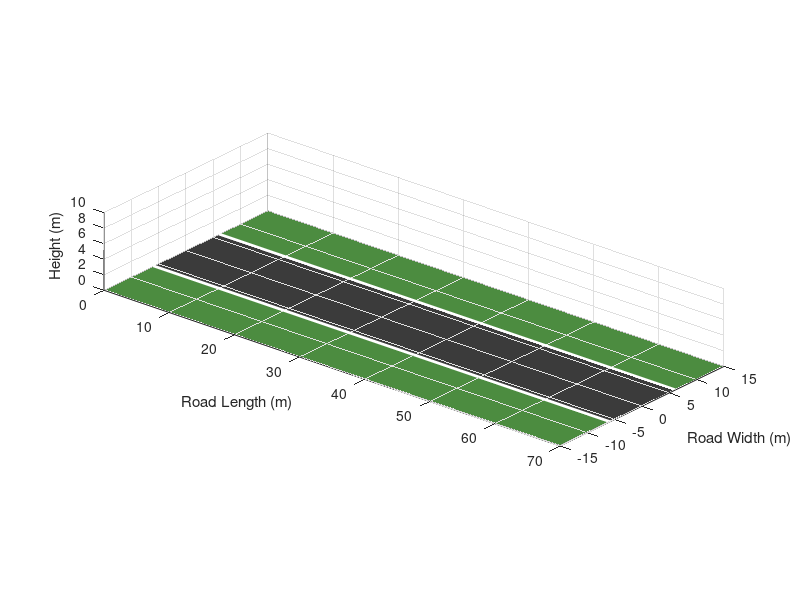

Reproduce this figure in MATLAB. (Note: this script raises an error after producing the figure.)
clear;
clc;
close all;

%% =========================================================
% ADAPTIVE PATH PLANNING - PHASE 2
% 3D Obstacle Detection + Automatic Avoidance
% No Automated Driving Toolbox required
%% =========================================================

%% SETTINGS

roadLength = 120;
roadWidth  = 12;

egoSpeed = 30;          % km/h
detectionRange = 25;    % metres

obstacleX = 55;
obstacleY = 0;

safeOffset = -3.5;      % Move sideways to avoid obstacle

%% CREATE FIGURE

fig = figure( ...
    'Name','Adaptive Path Planning and Collision Avoidance', ...
    'NumberTitle','off', ...
    'Color',[0.92 0.92 0.92]);

ax = axes(fig);

hold(ax,'on');
grid(ax,'on');
axis(ax,'equal');

xlim(ax,[0 70]);
ylim(ax,[-15 15]);
zlim(ax,[0 10]);

xlabel(ax,'Road Length (m)');
ylabel(ax,'Road Width (m)');
zlabel(ax,'Height (m)');

view(ax,40,24);

%% =========================================================
% GROUND
%% =========================================================

patch(ax, ...
    [0 roadLength roadLength 0], ...
    [-15 -15 15 15], ...
    [0 0 0 0], ...
    [0.30 0.55 0.25], ...
    'EdgeColor','none');

%% =========================================================
% ROAD
%% =========================================================

patch(ax, ...
    [0 roadLength roadLength 0], ...
    [-roadWidth/2 -roadWidth/2 roadWidth/2 roadWidth/2], ...
    [0.05 0.05 0.05 0.05], ...
    [0.23 0.23 0.23], ...
    'EdgeColor','none');

%% Road edges

plot3(ax,[0 roadLength], ...
    [-roadWidth/2 -roadWidth/2], ...
    [0.08 0.08], ...
    'w','LineWidth',2);

plot3(ax,[0 roadLength], ...
    [roadWidth/2 roadWidth/2], ...
    [0.08 0.08], ...
    'w','LineWidth',2);

%% =========================================================
% ROAD-SIDE OBJECTS
%% =========================================================

for x = 10:15:115

    createCuboid(ax, ...
        [x -10 1], ...
        1.5,1.5,2,0, ...
        [0.40 0.25 0.10]);

    createCuboid(ax, ...
        [x+5 10 1], ...
        1.5,1.5,2,0, ...
        [0.40 0.25 0.10]);

end

%% =========================================================
% OBSTACLE VEHICLE
%% =========================================================

createCuboid(ax, ...
    [obstacleX obstacleY 0.7], ...
    4.5,2,1.4,0, ...
    [0.85 0.1 0.1]);

createCuboid(ax, ...
    [obstacleX obstacleY 1.55], ...
    2.5,1.7,0.7,0, ...
    [0.45 0.05 0.05]);

text(ax, ...
    obstacleX,obstacleY,3, ...
    'OBSTACLE', ...
    'FontWeight','bold', ...
    'HorizontalAlignment','center');

%% =========================================================
% GENERATE ADAPTIVE SAFE PATH
%% =========================================================

pathX = 5:0.35:110;

pathY = zeros(size(pathX));

% Automatically calculate avoidance zone based on obstacle position

avoidStart  = obstacleX - 20;
moveOutEnd  = obstacleX - 7;

returnStart = obstacleX + 8;
returnEnd   = obstacleX + 23;

for i = 1:length(pathX)

    x = pathX(i);

    %% Move sideways before obstacle
    if x >= avoidStart && x < moveOutEnd

        t = (x-avoidStart)/(moveOutEnd-avoidStart);

        pathY(i) = safeOffset * smoothStep(t);

    %% Stay beside obstacle
    elseif x >= moveOutEnd && x <= returnStart

        pathY(i) = safeOffset;

    %% Return to original path
    elseif x > returnStart && x <= returnEnd

        t = (x-returnStart)/(returnEnd-returnStart);

        pathY(i) = safeOffset * (1-smoothStep(t));

    else

        pathY(i) = 0;

    end

end

%% Show planned adaptive path

plot3(ax, ...
    pathX, ...
    pathY, ...
    0.15*ones(size(pathX)), ...
    '--', ...
    'LineWidth',2);

%% =========================================================
% CREATE EGO VEHICLE
%% =========================================================

egoX = pathX(1);
egoY = pathY(1);

carLength = 4.5;
carWidth  = 2;
carHeight = 1.3;

egoBody = createCuboid(ax, ...
    [egoX egoY carHeight/2], ...
    carLength,carWidth,carHeight,0, ...
    [0.05 0.35 0.95]);

egoRoof = createCuboid(ax, ...
    [egoX egoY 1.55], ...
    2.5,1.7,0.7,0, ...
    [0.05 0.18 0.45]);

%% =========================================================
% RUN SIMULATION
%% =========================================================

for i = 1:length(pathX)

    egoX = pathX(i);
    egoY = pathY(i);

    %% Determine vehicle angle

    if i < length(pathX)

        dx = pathX(i+1) - pathX(i);
        dy = pathY(i+1) - pathY(i);

    else

        dx = pathX(i) - pathX(i-1);
        dy = pathY(i) - pathY(i-1);

    end

    yaw = atan2(dy,dx);

    %% Move ego vehicle

    bodyVertices = cuboidVertices( ...
        [egoX egoY carHeight/2], ...
        carLength,carWidth,carHeight,yaw);

    roofVertices = cuboidVertices( ...
        [egoX egoY 1.55], ...
        2.5,1.7,0.7,yaw);

    set(egoBody,'Vertices',bodyVertices);
    set(egoRoof,'Vertices',roofVertices);

    %% =====================================================
    % OBSTACLE DETECTION
    %% =====================================================

    distance = sqrt( ...
        (obstacleX-egoX)^2 + ...
        (obstacleY-egoY)^2);

    %% =====================================================
    % COLLISION RISK + DECISION
    %% =====================================================

    if egoX > obstacleX + 10

        risk = 'SAFE';
        action = 'RETURNING TO PATH';

    elseif distance <= 8

        risk = 'HIGH';
        action = 'AVOIDING OBSTACLE';

    elseif distance <= detectionRange

        risk = 'MEDIUM';
        action = 'PATH REPLANNING';

    else

        risk = 'SAFE';
        action = 'GO STRAIGHT';

    end

    %% =====================================================
    % DASHBOARD
    %% =====================================================

    title(ax, sprintf( ...
        ['ADAPTIVE PATH PLANNING SYSTEM\n' ...
         'Speed: %.0f km/h   |   Distance: %.1f m   |   ' ...
         'Risk: %s   |   Action: %s'], ...
        egoSpeed,distance,risk,action), ...
        'FontSize',12);

    %% Camera follows ego vehicle

    if egoX > 25

        xlim(ax,[egoX-25 egoX+35]);

    end

    drawnow;

    pause(0.025);

end

title(ax, ...
    'DESTINATION REACHED - COLLISION AVOIDED', ...
    'FontSize',14, ...
    'FontWeight','bold');

disp('-------------------------------------------');
disp('Adaptive Path Planning Completed');
disp('Obstacle detected successfully');
disp('Collision avoided successfully');
disp('Destination reached');
disp('-------------------------------------------');


%% =========================================================
% FUNCTIONS
%% =========================================================

function value = smoothStep(t)

    % Creates smooth steering movement

    value = t.^2 .* (3 - 2*t);

end


function h = createCuboid(ax,center,L,W,H,yaw,color)

    vertices = cuboidVertices(center,L,W,H,yaw);

    faces = [
        1 2 3 4
        5 8 7 6
        1 5 6 2
        2 6 7 3
        3 7 8 4
        4 8 5 1
    ];

    h = patch(ax, ...
        'Vertices',vertices, ...
        'Faces',faces, ...
        'FaceColor',color, ...
        'EdgeColor',[0.1 0.1 0.1]);

end


function vertices = cuboidVertices(center,L,W,H,yaw)

    x = center(1);
    y = center(2);
    z = center(3);

    localVertices = [
        -L/2 -W/2 -H/2
         L/2 -W/2 -H/2
         L/2  W/2 -H/2
        -L/2  W/2 -H/2

        -L/2 -W/2  H/2
         L/2 -W/2  H/2
         L/2  W/2  H/2
        -L/2  W/2  H/2
    ];

    R = [
        cos(yaw) -sin(yaw) 0
        sin(yaw)  cos(yaw) 0
        0         0        1
    ];

    vertices = localVertices * R';

    vertices(:,1) = vertices(:,1) + x;
    vertices(:,2) = vertices(:,2) + y;
    vertices(:,3) = vertices(:,3) + z;

end
